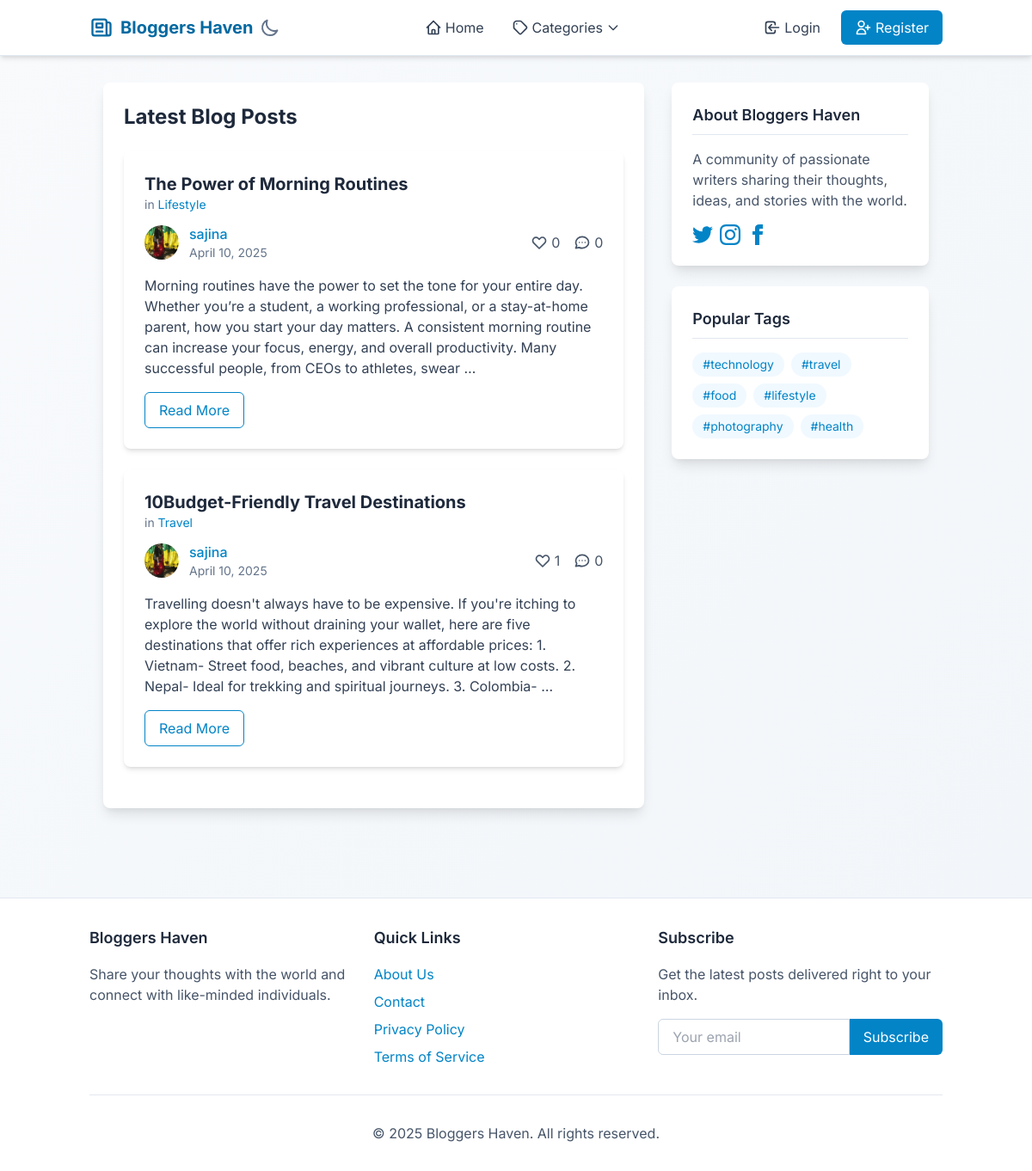
The page / on the database its author committed.
### blog/models.py (models this page shows, shortened)
class Post(models.Model):
    title = models.CharField(max_length=200)
    content = models.TextField()
    date_posted = models.DateTimeField(default=timezone.now)
    author = models.ForeignKey(User, on_delete=models.CASCADE)
    category = models.ForeignKey(Category, on_delete=models.SET_NULL, null=True, related_name='posts')
    likes = models.ManyToManyField(User, related_name='blog_posts', blank=True)
    def total_likes(self):
        return self.likes.count()

class Category(models.Model):
    name = models.CharField(max_length=100, unique=True)
    slug = models.SlugField(max_length=100, unique=True)
    description = models.TextField(blank=True)
    class Meta:
        verbose_name_plural = 'Categories'
    def get_absolute_url(self):
        return reverse('category-blogs', kwargs={'slug': self.slug})

### users/models.py (models this page shows, shortened)
class Profile(models.Model):
    user = models.OneToOneField(User, on_delete=models.CASCADE)
    image = models.ImageField(upload_to='profile_pics', default='default.jpg')
    bio = models.TextField(max_length=500, blank=True)

### blog/views.py (the view)
# urls.py: path('', PostListView.as_view(), name='blog-home'),
class PostListView(ListView):
    model = Post
    template_name = 'blog/home.html'
    context_object_name = 'posts'
    ordering = ['-date_posted']
    paginate_by = 5

### blog/templates/blog/home.html (shortened to what this page needs)
{% extends "blog/base.html" %}
{% block content %}
    <h1 class="text-2xl font-bold text-secondary-800 dark:text-gray-100 mb-6">Latest Blog Posts</h1>
    {% for post in posts %}
        <article class="bg-white dark:bg-dark-200 rounded-lg shadow-md dark:shadow-dark-soft p-6 mb-6 transition-colors duration-300">
            <div class="flex justify-between items-center mb-2">
                <div>
                    <a class="text-xl font-bold text-secondary-800 dark:text-gray-100 hover:text-primary-600 dark:hover:text-primary-400 transition duration-300" href="{% url 'post-detail' post.id %}">{{ post.title }}</a>
                    <span class="text-secondary-500 dark:text-gray-400 text-sm block">
                        in <a href="{{ post.category.get_absolute_url }}" class="text-primary-600 dark:text-primary-400 hover:text-primary-700 dark:hover:text-primary-300 transition duration-300">{{ post.category.name }}</a>
                    </span>
                </div>
            </div>
            <div class="flex justify-between items-center mt-3">
                <div class="flex items-center">
                    <img class="rounded-full mr-3 w-10 h-10 object-cover" src="{{ post.author.profile.image.url }}" alt="Profile Image">
                    <div>
                        <a class="text-primary-600 dark:text-primary-400 hover:text-primary-700 dark:hover:text-primary-300 font-medium transition duration-300" href="{% url 'user-posts' post.author.username %}">{{ post.author }}</a>
                        <span class="text-secondary-500 dark:text-gray-400 text-sm block">{{ post.date_posted|date:"F d, Y" }}</span>
                    </div>
                </div>
                <div class="flex items-center text-secondary-600 dark:text-gray-300">
                    <span class="mr-4 flex items-center">
                        {{ post.total_likes }}
                    </span>
                    <span class="flex items-center">
                        {{ post.comments.count }}
                    </span>
                </div>
            </div>
            <p class="mt-4 text-secondary-700 dark:text-gray-200">{{ post.content|truncatewords:50 }}</p>
            <a href="{% url 'post-detail' post.id %}" class="inline-block mt-4 px-4 py-2 border border-primary-600 dark:border-primary-500 text-primary-600 dark:text-primary-400 rounded-md hover:bg-primary-600 hover:text-white dark:hover:bg-primary-700 transition duration-300">Read More</a>
        </article>
    {% empty %}
        <div class="bg-white dark:bg-dark-200 rounded-lg shadow-md dark:shadow-dark-soft p-6 mb-6 transition-colors duration-300">
            <p class="text-secondary-700 dark:text-gray-200">No posts available.</p>
        </div>
    {% endfor %}
{% endblock content %}

### rows shown on the page
Post: title "The Power of Morning Routines", category.name "Lifestyle", author.profile.image (picture), author "sajina", date_posted "April 10, 2025", total_likes "0", comments.count "0", content "Morning routines have the power to set the tone for your entire day. Whether you’re a student, a working professional, or a stay-at-home parent, how you start your day matters. A consistent morning routine can increase your focus, energy, and overall productivity. Many successful people, from CEOs to athletes, swear …"
Post: title "10Budget-Friendly Travel Destinations", category.name "Travel", author.profile.image (picture), author "sajina", date_posted "April 10, 2025", total_likes "1", comments.count "0", content "Travelling doesn't always have to be expensive. If you're itching to explore the world without draining your wallet, here are five destinations that offer rich experiences at affordable prices: 1. Vietnam- Street food, beaches, and vibrant culture at low costs. 2. Nepal- Ideal for trekking and spiritual journeys. 3. Colombia- …"
